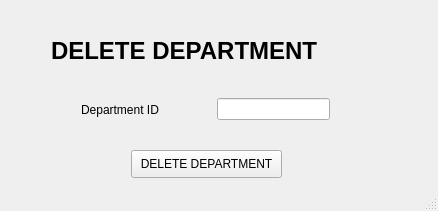
<?xml version="1.0" encoding="UTF-8"?>
<ui version="4.0">
 <class>MainWindow</class>
 <widget class="QMainWindow" name="MainWindow">
  <property name="geometry">
   <rect>
    <x>0</x>
    <y>0</y>
    <width>438</width>
    <height>211</height>
   </rect>
  </property>
  <property name="windowTitle">
   <string>MainWindow</string>
  </property>
  <widget class="QWidget" name="centralwidget">
   <widget class="QPushButton" name="pushButton">
    <property name="geometry">
     <rect>
      <x>131</x>
      <y>150</y>
      <width>151</width>
      <height>28</height>
     </rect>
    </property>
    <property name="text">
     <string>DELETE DEPARTMENT</string>
    </property>
   </widget>
   <widget class="QLineEdit" name="lineEdit">
    <property name="geometry">
     <rect>
      <x>217</x>
      <y>98</y>
      <width>113</width>
      <height>22</height>
     </rect>
    </property>
   </widget>
   <widget class="QLabel" name="label_8">
    <property name="geometry">
     <rect>
      <x>51</x>
      <y>30</y>
      <width>331</width>
      <height>41</height>
     </rect>
    </property>
    <property name="font">
     <font>
      <pointsize>18</pointsize>
      <weight>75</weight>
      <bold>true</bold>
     </font>
    </property>
    <property name="text">
     <string>DELETE DEPARTMENT</string>
    </property>
   </widget>
   <widget class="QLabel" name="label">
    <property name="geometry">
     <rect>
      <x>81</x>
      <y>100</y>
      <width>91</width>
      <height>20</height>
     </rect>
    </property>
    <property name="text">
     <string>Department ID</string>
    </property>
   </widget>
  </widget>
  <widget class="QStatusBar" name="statusbar"/>
 </widget>
 <resources/>
 <connections/>
</ui>
